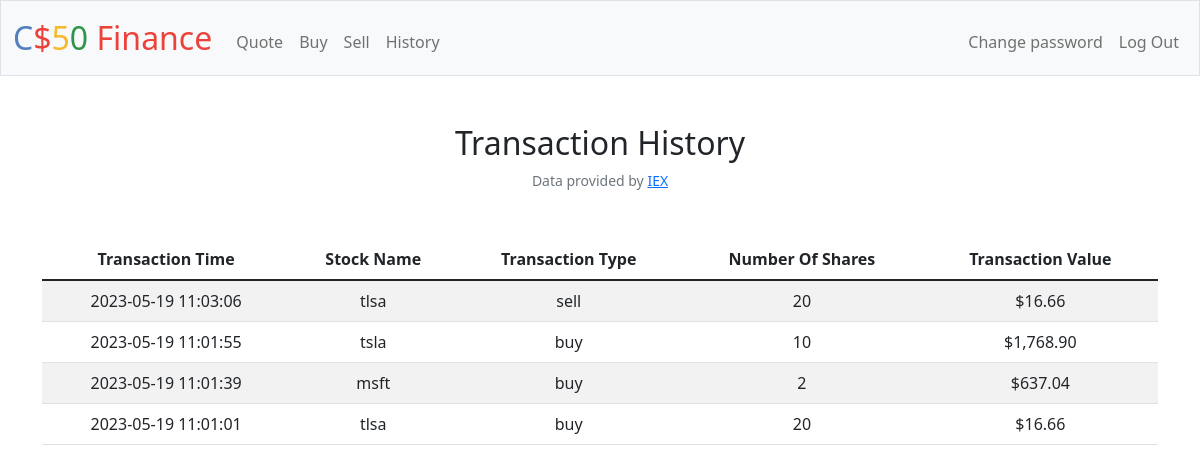
The app's page /history (signed in) with its own data.
### tables this page shows
CREATE TABLE transactions
(id INTEGER PRIMARY KEY AUTOINCREMENT NOT NULL,
user_id INTEGER NOT NULL,
stock_id INTEGER NOT NULL,
share_id INTEGER NOT NULL,
transaction_type TEXT NOT NULL,
count INTEGER NOT NULL DEFAULT 0, transaction_time DATETIME, transaction_value NUMERIC DEFAULT 0.00,
FOREIGN KEY (user_id) REFERENCES users(id),
FOREIGN KEY (stock_id) REFERENCEs stocks(id),
FOREIGN KEY (share_id) REFERENCES shares(id));

CREATE TABLE stocks(
id INTEGER PRIMARY KEY AUTOINCREMENT NOT NULL DEFAULT 0,
name TEXT NOT NULL UNIQUE
);

### app.py (the view)
@app.route("/history")
@login_required
def history():
    user_id = session["user_id"]
    transaction_rows = db.execute(
        "SELECT t.transaction_type, stocks.name, t.count, t.transaction_value, t.transaction_time FROM transactions as t JOIN stocks on stocks.id = t.stock_id and t.user_id =?  ORDER BY t.transaction_time DESC", user_id)
    transactions= []
    for x in transaction_rows:
        x["transaction_value"] = float(x["transaction_value"])
        transactions.append(x)
    if not transaction_rows:
        return apology("You haven't made any transactions... yet!")
    transaction_rows = transactions
    return render_template("history.html", transaction_rows=transaction_rows)

### app.py (called while the page is built)
@app.after_request
def after_request(response):
    response.headers["Cache-Control"] = "no-cache, no-store, must-revalidate"
    response.headers["Expires"] = 0
    response.headers["Pragma"] = "no-cache"
    return response

### helpers.py (called while the page is built)
def login_required(f):
    @wraps(f)
    def decorated_function(*args, **kwargs):
        if session.get("user_id") is None:
            return redirect("/login")
        return f(*args, **kwargs)
    return decorated_function

def usd(value):
    return f"${value:,.2f}"

### templates/history.html (shortened to what this page needs)
{% extends "layout.html" %}
{% block main %}
<div class="container">
    <h2>Transaction History</h2>
    <table class="table table-striped">
        <thead>
            <tr>
                <th>Transaction Time</th>
                <th>Stock Name</th>
                <th>Transaction Type</th>
                <th>Number Of Shares</th>
                <th>Transaction Value</th>
            </tr>
        </thead>
        <tbody>
            {% for row in transaction_rows %}
                <tr>
                    <td>{{ row["transaction_time"] }}</td>
                    <td>{{ row["name"] }}</td>
                    <td>{{ row["transaction_type"] }}</td>
                    <td>{{ row["count"] }}</td>
                    <td>{{ row["transaction_value"]  | usd}}</td>
                </tr>
            {% endfor %}
        </tbody>
</div>
{% endblock %}

### records on screen
transactions: transaction_time "2023-05-19 11:03:06", name "tlsa", transaction_type "sell", count "20", transaction_value "$16.66"
transactions: transaction_time "2023-05-19 11:01:55", name "tsla", transaction_type "buy", count "10", transaction_value "$1,768.90"
transactions: transaction_time "2023-05-19 11:01:39", name "msft", transaction_type "buy", count "2", transaction_value "$637.04"
transactions: transaction_time "2023-05-19 11:01:01", name "tlsa", transaction_type "buy", count "20", transaction_value "$16.66"
